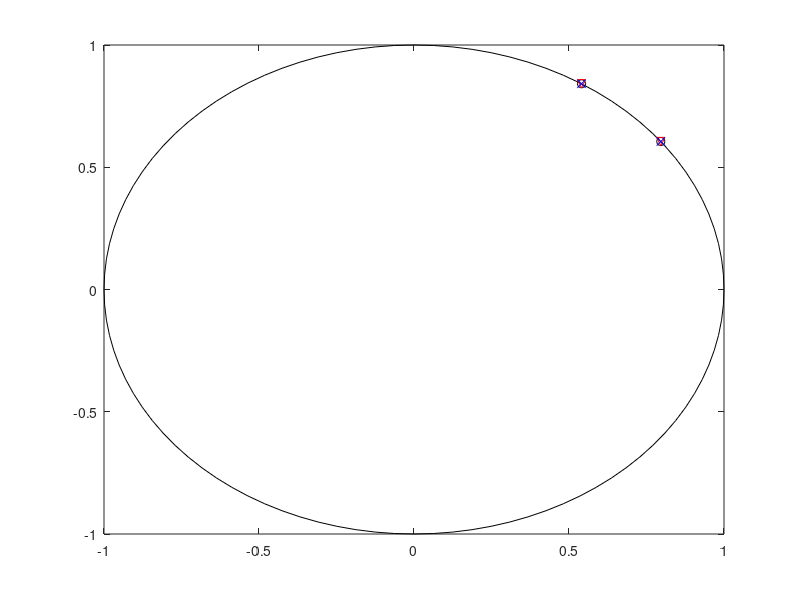

Source code (MATLAB):
% from https://github.com/cwrowley/dmdtools/blob/master/python/scripts/total_dmd_example.py
clear all; clc; close all

n_rank = 2;  % True rank of the system
n = 250;     % Number of states
m = 1000;    % Number of snapshots
std = 5e+1;  % standard deviation of the noise


% True system
Alow = diag(exp([1i, 0.65i]));
data = zeros(n_rank, m+1);
data(:,1) = randn(n_rank,1) + 1i*randn(n_rank,1);

for ii=1:m
    data(:,ii+1) = Alow*data(:, ii);
end

Q = qr(randn(n, 2));
data = Q*data; % lift into higher-dimensional space
%data = [real(data), imag(data)];  % Split and stack real and image parts

% Add noise to the data
noisy_data = data + std*randn(size(data,1), size(data,2))+ 1i*std*randn(size(data,1), size(data,2));

% Create a new figure for output
fig = figure(1); hold on, box on
th = linspace(0, 2*pi, 101);
plot(cos(th), sin(th), '-', 'color','k')
plot(real(diag(Alow)), imag(diag(Alow)), 'ko')


% "Standard" DMD
% Note:  n_rank is doubled because we only deal with real numbers
X1 = data(:,1:end-1);
X2 = data(:,2:end);
r = n_rank;
[U, S, V] = svd(X1, 'econ');
U_r = U(:, 1:r); % truncate to rank-r
S_r = S(1:r, 1:r);
V_r = V(:, 1:r);
Atilde = U_r' * X2 * V_r / S_r; % low-rank dynamics
[W_r, D] = eig(Atilde);
dmd_modes = X2 * V_r / S_r * W_r; % DMD modes

dmd_vals = diag(D); % discrete-time eigenvalues

% Plot the DMD eigenvalues
plot(real(dmd_vals), imag(dmd_vals), 'rv')

% "Total least squares" DMD a la M. Hemati
[~,~,V1] = svd([X1;X2]);
V1 = V1(:,1:r);
Xhat = X1*V1;
Yhat = X2*V1;
[U,S,V] = svd(Xhat,0);
Atilde = U'*Yhat*V*pinv(S);
[vtilde,evals] = eig(Atilde);
evals = diag(evals);
modes = U*vtilde;

plot(real(evals), imag(evals), 'bx')
